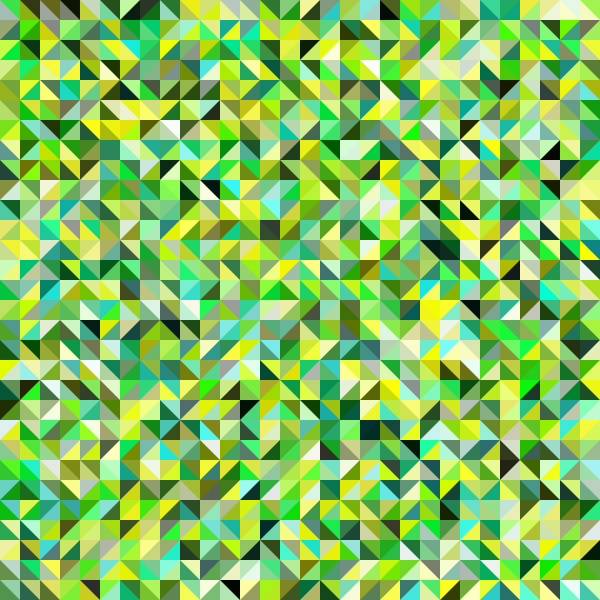
Frame 1 (no input)
Frame 60 (the mouse pressed at the canvas centre just before this capture): identical to frame 1, image omitted
Frame 120 (the mouse held since frame 60 and released just before this capture): identical to frame 1, image omitted

The Processing sketch that drew this single still picture (run headless with seeded random() and noise(); from frame 60 on, the mouse is pressed at the canvas centre):

// Processing sketch: rgb
// ── rgb.pde
// 色パレットの例
// R, G, Bの間にそれぞれ制約をかける

void setup() {
  size(600, 600);

  noStroke();

  // 2重のfor文でグリッドを描く
  for (int iy = 0; iy < 30; iy++) {
    for (int ix = 0; ix < 30; ix++) {
      // 赤は完全ランダム
      float r = random(0, 255);
      // 緑は赤より小さく
      float g = random(r, 255);
      // 青は緑より小さく
      float b = random(0, g);
      fill(r, g, b);

      rect(
        ix * 20, iy * 20,
        20, 20
      );

      // 三角形の色も同様に決める
      float r2 = random(0, 255);
      float g2 = random(r2, 255);
      float b2 = random(0, g2);
      fill(r2, g2, b2);
      // ランダムな向きで三角形を描く
      if (random(0, 100) < 50) {
        triangle(
          ix * 20, iy * 20,
          ix * 20 + 20, iy * 20,
          ix * 20 + 20, iy * 20 + 20
        );
      } else {
        triangle(
          ix * 20, iy * 20,
          ix * 20, iy * 20 + 20,
          ix * 20 + 20, iy * 20
        );
      }
    }
  }
}

void draw() {
}

// クリックしたとき、キャンバスを画像として保存
void mousePressed() {
  save("grid-rgb.png");
}
